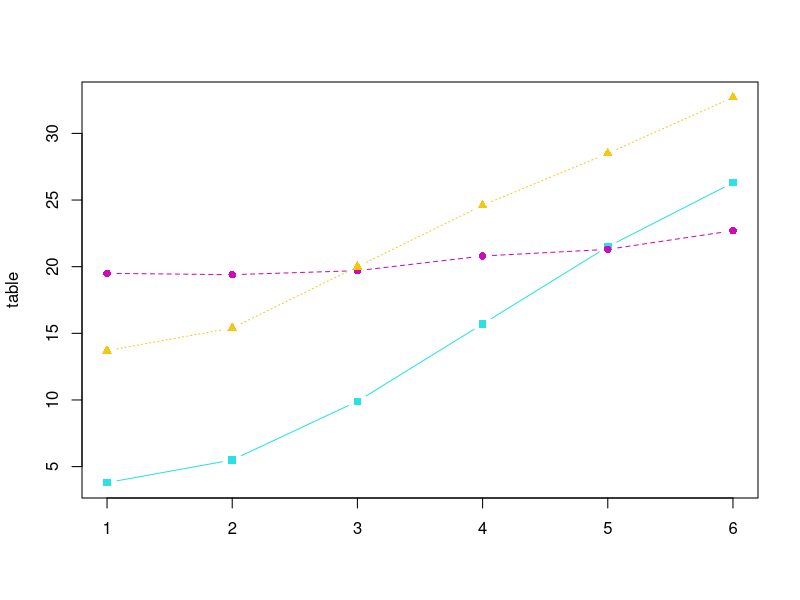

Reproduce this figure in R.
ny<-c(3.8, 5.5, 9.9, 15.7, 21.5, 26.3)
la<-c(19.5, 19.4, 19.7, 20.8, 21.3, 22.7)
fw<-c(13.7, 15.4, 20.0, 24.6, 28.5, 32.7)

table<-cbind(ny, la, fw)
print(table)

matplot(table, type = "b", pch=15:17, col = 5:7)